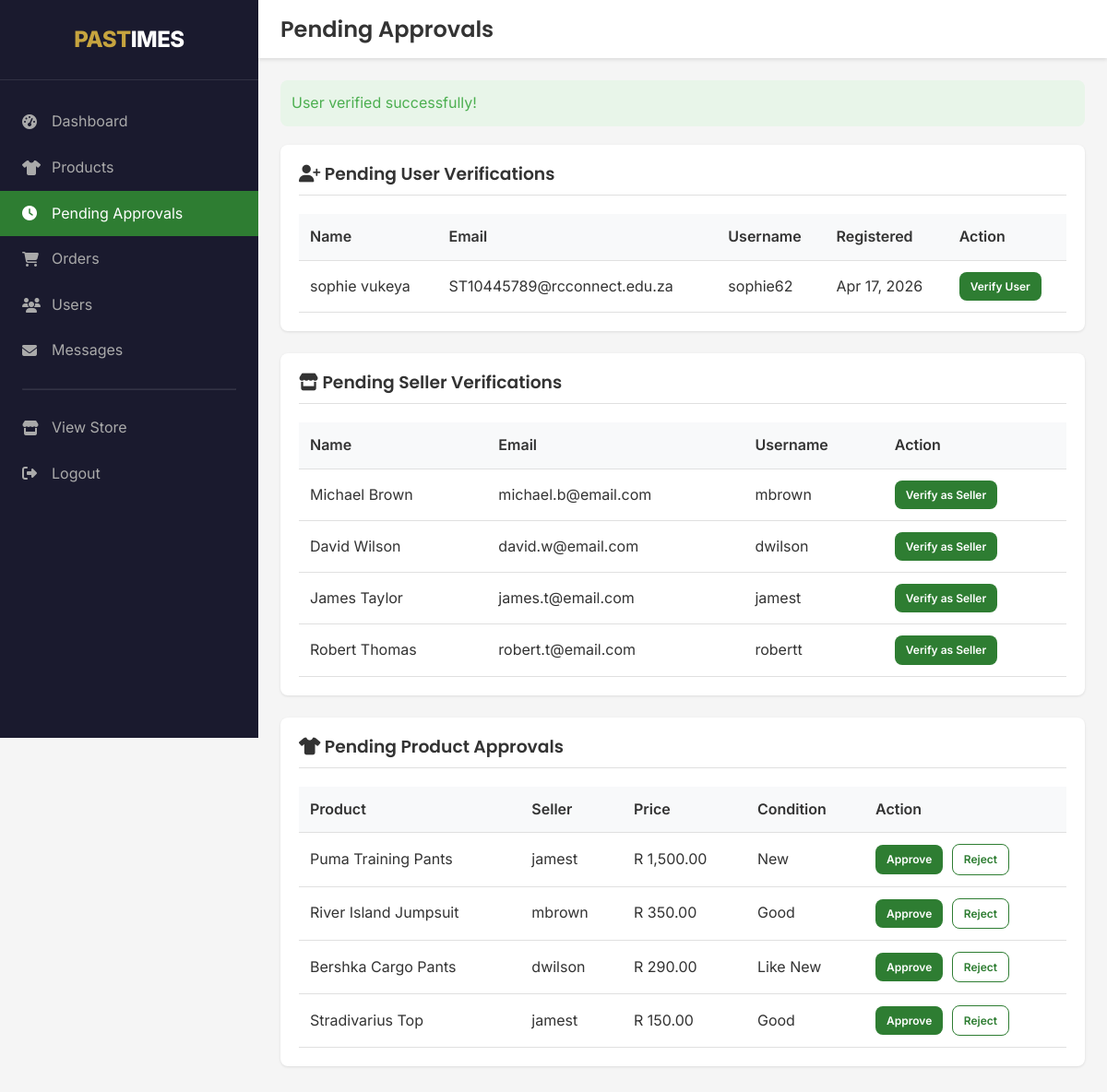
Screenshot of /admin/pending-approvals.php?verify_user=13 (signed in) with the database file from the repository.
### tables this page shows
CREATE TABLE `tblUser` (
    `user_id` INT(11) NOT NULL AUTO_INCREMENT,
    `name` VARCHAR(100) NOT NULL,
    `surname` VARCHAR(100) NOT NULL,
    `email` VARCHAR(100) NOT NULL UNIQUE,
    `username` VARCHAR(50) NOT NULL UNIQUE,
    `password_hash` VARCHAR(255) NOT NULL,
    `phone` VARCHAR(20) DEFAULT NULL,
    `delivery_address` TEXT DEFAULT NULL,
    `is_verified` TINYINT(1) DEFAULT 0,
    `is_seller_verified` TINYINT(1) DEFAULT 0,
    `role` ENUM('user', 'admin') DEFAULT 'user',
    `created_at` TIMESTAMP DEFAULT CURRENT_TIMESTAMP,
    `last_login` TIMESTAMP NULL,
    PRIMARY KEY (`user_id`),
    INDEX idx_email (`email`),
    INDEX idx_username (`username`)
);

CREATE TABLE `tblClothes` (
    `product_id` INT(11) NOT NULL AUTO_INCREMENT,
    `seller_id` INT(11) NOT NULL,
    `title` VARCHAR(200) NOT NULL,
    `brand` VARCHAR(100) NOT NULL,
    `description` TEXT DEFAULT NULL,
    `price` DECIMAL(10,2) NOT NULL,
    `condition` ENUM('New', 'Like New', 'Good', 'Fair') DEFAULT 'Good',
    `category` VARCHAR(50) DEFAULT NULL,
    `size` VARCHAR(20) DEFAULT NULL,
    `colour` VARCHAR(30) DEFAULT NULL,
    `image_url` VARCHAR(500) DEFAULT NULL,
    `status` ENUM('pending', 'approved', 'rejected', 'sold') DEFAULT 'pending',
    `views` INT DEFAULT 0,
    `created_at` TIMESTAMP DEFAULT CURRENT_TIMESTAMP,
    `sold_date` TIMESTAMP NULL,
    PRIMARY KEY (`product_id`),
    FOREIGN KEY (`seller_id`) REFERENCES `tblUser`(`user_id`),
    INDEX idx_status (`status`),
    INDEX idx_brand (`brand`)
);

### admin/pending-approvals.php (the view, shortened to what this page needs)
<?php
require_once '../config/database.php';
$success = '';
if (isset($_GET['verify_user'])) {
    $user_id = intval($_GET['verify_user']);
    $sql = "UPDATE tblUser SET is_verified = 1 WHERE user_id = ?";
    $stmt = mysqli_prepare($conn, $sql);
    mysqli_stmt_bind_param($stmt, "i", $user_id);
    if (mysqli_stmt_execute($stmt)) {
        $success = "User verified successfully!";
    }
}
$pending_users_sql = "SELECT * FROM tblUser WHERE is_verified = 0 AND role = 'user'";
$pending_users = mysqli_query($conn, $pending_users_sql);
$pending_sellers_sql = "SELECT * FROM tblUser WHERE is_seller_verified = 0 AND role = 'user' AND is_verified = 1";
$pending_sellers = mysqli_query($conn, $pending_sellers_sql);
$pending_products_sql = "SELECT p.*, u.username as seller_name FROM tblClothes p JOIN tblUser u ON p.seller_id = u.user_id WHERE p.status = 'pending'";
$pending_products = mysqli_query($conn, $pending_products_sql);
?>
<!DOCTYPE html>
<html lang="en">
<head>
    <link rel="stylesheet" href="../css/style.css">
    <link rel="stylesheet" href="https://cdnjs.cloudflare.com/ajax/libs/font-awesome/6.4.0/css/all.min.css">
</head>
<body>
    <div class="admin-wrapper">
        <aside class="admin-sidebar">
            <div class="logo"><span>PAST</span><span>IMES</span></div>
            <nav>
                <a href="index.php"><i class="fas fa-tachometer-alt"></i><span>Dashboard</span></a>
                <a href="products.php"><i class="fas fa-tshirt"></i><span>Products</span></a>
                <a href="pending-approvals.php" class="active"><i class="fas fa-clock"></i><span>Pending Approvals</span></a>
                <a href="orders.php"><i class="fas fa-shopping-cart"></i><span>Orders</span></a>
                <a href="users.php"><i class="fas fa-users"></i><span>Users</span></a>
                <a href="messages.php"><i class="fas fa-envelope"></i><span>Messages</span></a>
                <hr>
                <a href="../index.php"><i class="fas fa-store"></i><span>View Store</span></a>
                <a href="../logout.php"><i class="fas fa-sign-out-alt"></i><span>Logout</span></a>
            </nav>
        </aside>
        <main class="admin-main">
            <div class="admin-header">
                <h1>Pending Approvals</h1>
            </div>
            <div class="admin-content">
                <?php if ($success): ?>
                    <div class="success-message"><?php echo $success; ?></div>
                <?php endif; ?>
                <div class="section-card">
                    <h3><i class="fas fa-user-plus"></i> Pending User Verifications</h3>
                    <?php if (mysqli_num_rows($pending_users) > 0): ?>
                        <table class="admin-table">
                            <thead>
                                <tr><th>Name</th><th>Email</th><th>Username</th><th>Registered</th><th>Action</th></tr>
                            </thead>
                            <tbody>
                                <?php while ($user = mysqli_fetch_assoc($pending_users)): ?>
                                    <tr>
                                        <td><?php echo $user['name'] . ' ' . $user['surname']; ?></td>
                                        <td><?php echo $user['email']; ?></td>
                                        <td><?php echo $user['username']; ?></td>
                                        <td><?php echo date('M d, Y', strtotime($user['created_at'])); ?></td>
                                        <td><a href="?verify_user=<?php echo $user['user_id']; ?>" class="btn-primary">Verify User</a></td>
                                    </tr>
                                <?php endwhile; ?>
                            </tbody>
                        </table>
                    <?php else: ?>
                        <p>No pending user verifications.</p>
                    <?php endif; ?>
                </div>
                <div class="section-card">
                    <h3><i class="fas fa-store"></i> Pending Seller Verifications</h3>
                    <?php if (mysqli_num_rows($pending_sellers) > 0): ?>
                        <table class="admin-table">
                            <thead>
                                <tr><th>Name</th><th>Email</th><th>Username</th><th>Action</th></tr>
                            </thead>
                            <tbody>
                                <?php while ($user = mysqli_fetch_assoc($pending_sellers)): ?>
                                    <tr>
                                        <td><?php echo $user['name'] . ' ' . $user['surname']; ?></td>
                                        <td><?php echo $user['email']; ?></td>
                                        <td><?php echo $user['username']; ?></td>
                                        <td><a href="?verify_seller=<?php echo $user['user_id']; ?>" class="btn-primary">Verify as Seller</a></td>
                                    </tr>
                                <?php endwhile; ?>
                            </tbody>
                        </table>
                    <?php else: ?>
                        <p>No pending seller verifications.</p>
                    <?php endif; ?>
                </div>
                <div class="section-card">
                    <h3><i class="fas fa-tshirt"></i> Pending Product Approvals</h3>
                    <?php if (mysqli_num_rows($pending_products) > 0): ?>
                        <table class="admin-table">
                            <thead>
                                <tr><th>Product</th><th>Seller</th><th>Price</th><th>Condition</th><th>Action</th></tr>
                            </thead>
                            <tbody>
                                <?php while ($product = mysqli_fetch_assoc($pending_products)): ?>
                                    <tr>
                                        <td><?php echo htmlspecialchars($product['title']); ?></td>
                                        <td><?php echo $product['seller_name']; ?></td>
                                        <td>R <?php echo number_format($product['price'], 2); ?></td>
                                        <td><?php echo $product['condition']; ?></td>
                                        <td>
                                            <a href="?approve_product=<?php echo $product['product_id']; ?>" class="btn-primary" style="margin-right: 5px;">Approve</a>
                                            <a href="?reject_product=<?php echo $product['product_id']; ?>" class="btn-outline">Reject</a>
                                        </td>
                                    </tr>
                                <?php endwhile; ?>
                            </tbody>
                        </table>
                    <?php else: ?>
                        <p>No pending product approvals.</p>
                    <?php endif; ?>
                </div>
            </div>
        </main>
    </div>
</body>
</html>

### css/style.css (style rules this page uses)
* { margin: 0; padding: 0; box-sizing: border-box; }
:root { --pastime-green: #2E7D32; --pastime-green-dark: #1B5E20; --pastime-green-light: #4CAF50; --warm-beige: #F5F0E8; --gold: #C6A43F; --gold-dark: #A8882E; --charcoal: #333333; --grey: #666666; --light-grey: #E0E0E0; --off-white: #FAFAFA; --error-red: #F44336; --success-green: #4CAF50; --warning-orange: #FF9800; --shadow: 0 2px 10px rgba(0, 0, 0, 0.1); --shadow-hover: 0 5px 20px rgba(0, 0, 0, 0.15); --radius: 8px; --transition: all 0.3s ease; }
body { font-family: 'Inter', sans-serif; color: var(--charcoal); line-height: 1.6; background-color: white; }
h1, h2, h3, h4, h5, h6 { font-family: 'Poppins', sans-serif; font-weight: 600; line-height: 1.3; }
.logo { font-size: 28px; font-weight: 800; text-decoration: none; letter-spacing: -0.5px; }
.btn-primary, .btn-outline, .btn-secondary { padding: 10px 24px; border-radius: var(--radius); font-weight: 600; text-decoration: none; transition: var(--transition); display: inline-block; cursor: pointer; border: none; font-size: 14px; }
.btn-primary { background: var(--pastime-green); color: white; }
.btn-outline { background: transparent; color: var(--pastime-green); border: 2px solid var(--pastime-green); }
.success-message { background: var(--success-green); color: white; padding: 12px; border-radius: var(--radius); margin-bottom: 20px; }
.btn-outline { background: transparent; color: var(--pastime-green); border: 1px solid var(--pastime-green); border-radius: var(--radius); text-decoration: none; display: inline-flex; align-items: center; gap: 6px; cursor: pointer; transition: all 0.3s ease; }
.admin-table { width: 100%; border-collapse: collapse; }
.admin-table th, .admin-table td { padding: 12px; text-align: left; border-bottom: 1px solid var(--light-grey); }
.admin-table th { background: var(--warm-beige); font-weight: 600; }

### admin/pending-approvals.php (style rules this page uses)
* { margin: 0; padding: 0; box-sizing: border-box; }
body { font-family: 'Inter', sans-serif; background: #f5f5f5; }
.admin-wrapper { display: flex; min-height: 100vh; }
.admin-sidebar { width: 280px; background: #1a1a2e; color: white; position: fixed; height: 100vh; overflow-y: auto; }
.admin-sidebar .logo { padding: 24px; font-size: 24px; font-weight: 800; text-align: center; border-bottom: 1px solid rgba(255,255,255,0.1); margin-bottom: 20px; }
.admin-sidebar .logo span:first-child { color: var(--gold); }
.admin-sidebar .logo span:last-child { color: white; }
.admin-sidebar nav a { display: flex; align-items: center; gap: 12px; padding: 12px 24px; color: #aaa; text-decoration: none; transition: all 0.3s ease; }
.admin-sidebar nav a:hover, .admin-sidebar nav a.active { background: var(--pastime-green); color: white; }
.admin-sidebar nav a i { width: 20px; }
.admin-sidebar hr { margin: 16px 24px; border-color: rgba(255,255,255,0.1); }
.admin-main { flex: 1; margin-left: 280px; }
.admin-header { background: white; padding: 16px 24px; display: flex; justify-content: space-between; align-items: center; box-shadow: 0 2px 4px rgba(0,0,0,0.1); position: sticky; top: 0; z-index: 100; }
.admin-header h1 { font-size: 24px; }
.admin-content { padding: 24px; }
.section-card { background: white; border-radius: var(--radius); padding: 20px; margin-bottom: 24px; box-shadow: 0 1px 3px rgba(0,0,0,0.1); }
.section-card h3 { margin-bottom: 20px; padding-bottom: 10px; border-bottom: 1px solid var(--light-grey); }
.admin-table { width: 100%; border-collapse: collapse; }
.admin-table th, .admin-table td { padding: 12px; text-align: left; border-bottom: 1px solid var(--light-grey); }
.admin-table th { background: #f8f9fa; font-weight: 600; }
.btn-primary, .btn-outline { padding: 6px 12px; border-radius: var(--radius); text-decoration: none; font-size: 12px; display: inline-block; }
.btn-primary { background: var(--pastime-green); color: white; border: none; }
.btn-outline { background: transparent; color: var(--pastime-green); border: 1px solid var(--pastime-green); }
.success-message { background: #e8f5e9; color: #4caf50; padding: 12px; border-radius: var(--radius); margin-bottom: 20px; }

### rows the page displays
tbluser: name "sophie", surname "vukeya", email "ST10445789@rcconnect.edu.za", username "sophie62", created_at "Apr 17, 2026"
tbluser: name "Michael", surname "Brown", email "michael.b@email.com", username "mbrown"
tbluser: name "David", surname "Wilson", email "david.w@email.com", username "dwilson"
tbluser: name "James", surname "Taylor", email "james.t@email.com", username "jamest"
tbluser: name "Robert", surname "Thomas", email "robert.t@email.com", username "robertt"
tblclothes: title "Puma Training Pants", seller.username "jamest", price "1,500.00", condition "New"
tblclothes: title "River Island Jumpsuit", seller.username "mbrown", price "350.00", condition "Good"
tblclothes: title "Bershka Cargo Pants", seller.username "dwilson", price "290.00", condition "Like New"
tblclothes: title "Stradivarius Top", seller.username "jamest", price "150.00", condition "Good"

### other values shown
$success "User verified successfully!"
